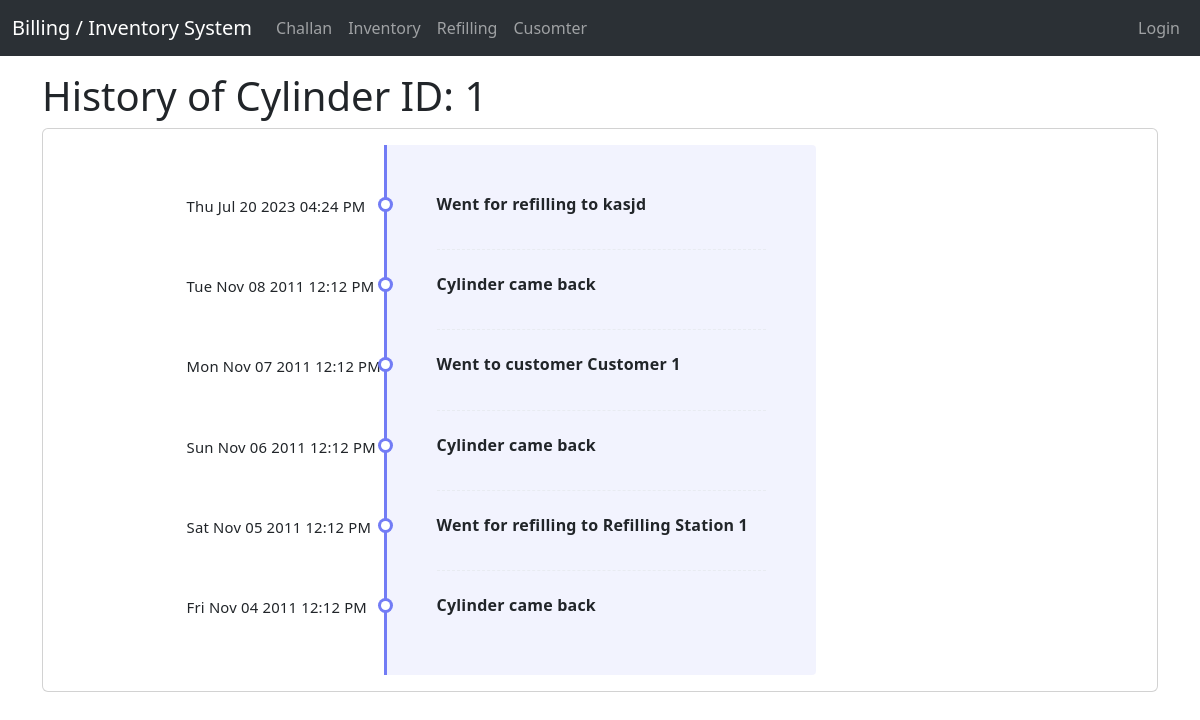
The app's page /cylinderhist?id=1 (signed in) with its own data.
### tables this page shows
CREATE TABLE cylinder_hist (             cylinder_id INT,             place INT,             refilling VARCHAR(255),             customer VARCHAR(255),             hist_datetime TIMESTAMP,             FOREIGN KEY (cylinder_id) REFERENCES cylinder_info(cylinder_id));

### main.py (the view)
@app.route("/cylinderhist", methods=["GET"])
def cylinderhist():
    if request.cookies.get("type") != "admin":
        return abort(403)
    if request.args.get("id") == None:
        return abort(403)
    return render_template(
        "cylinderhist.html",
        cylinder_id=request.args.get("id"),
        cylinderhist=db_handler.get_cylinder_hist(int(request.args.get("id"))),
    )

### db_handler.py (called while the page is built)
def connect_db():
    con = sqlite3.connect(
        "database.db", detect_types=sqlite3.PARSE_DECLTYPES | sqlite3.PARSE_COLNAMES
    )
    cur = con.cursor()
    return (con, cur)

def get_cylinder_hist(cylinder_id):
    con, cur = connect_db()
    cur.execute(
        "SELECT * FROM cylinder_hist WHERE cylinder_id = ? ORDER BY hist_datetime DESC",
        (cylinder_id,),
    )
    x = cur.fetchall()
    return x

### templates/cylinderhist.html (shortened to what this page needs)
{% include "header.html" %}
<div class="container mt-3">
    <h1>History of Cylinder ID: {{ cylinder_id }}</h1>
    <div class="row">
        <div class="col-md-12">
            <div class="card">
                <div class="card-body">
                    <div id="content">
                        <ul class="timeline">
                            {% for event in cylinderhist %}
                            <li class="event" data-date="{{ event[4].strftime('%a %b %d %Y %I:%M %p') }}">
                                {% if event[1] == 0 %}
                                    <h3>Cylinder came back</h3>
                                {% elif event[1] == 1 %}
                                    <h3>Went for refilling to {{event[2]}}</h3>
                                {% else %}
                                    <h3>Went to customer {{event[3]}}</h3>
                                {% endif %}
                            </li>
                            {% endfor %}
                        </ul>
                    </div>
                </div>
            </div>
        </div>
    </div>
</div>
{% include "footer.html" %}

### templates/cylinderhist.html (style rules this page uses)
.timeline { border-left: 3px solid #727cf5; border-bottom-right-radius: 4px; border-top-right-radius: 4px; background: rgba(114, 124, 245, 0.09); margin: 0 auto; letter-spacing: 0.2px; position: relative; line-height: 1.4em; font-size: 1.03em; padding: 50px; list-style: none; text-align: left; max-width: 40%; }
.timeline h2, .timeline h3 { font-weight: 600; font-size: 1rem; margin-bottom: 10px; }
.timeline .event { border-bottom: 1px dashed #e8ebf1; padding-bottom: 25px; margin-bottom: 25px; position: relative; }
.timeline .event:last-of-type { padding-bottom: 0; margin-bottom: 0; border: none; }
.timeline .event:before, .timeline .event:after { position: absolute; display: block; top: 0; }
.timeline .event:before { left: -250px; content: attr(data-date); text-align: right; font-size: 0.9em; min-width: 120px; }
.timeline .event:after { -webkit-box-shadow: 0 0 0 3px #727cf5; box-shadow: 0 0 0 3px #727cf5; left: -55.8px; background: #fff; border-radius: 50%; height: 9px; width: 9px; content: ""; top: 5px; }

### records on screen
cylinder_hist: refilling "kasjd"
cylinder_hist: place "Cylinder came back"
cylinder_hist: customer "Customer 1"
cylinder_hist: place "Cylinder came back"
cylinder_hist: refilling "Refilling Station 1"
cylinder_hist: place "Cylinder came back"

### other values on screen
{{ cylinder_id }} "1"
